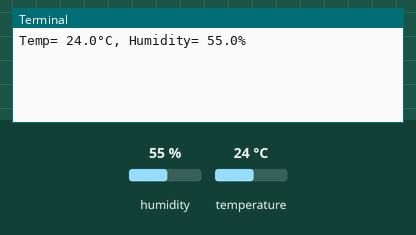
The program below on a simulated Raspberry Pi (BCM pin numbers). Shown: the last lines printed to the terminal. Inputs (shaded band) come from the test bench; at power-on: humidity 55 %, temperature 24 °C.

Above: at 1.2 s.
1.3 s: humidity set to 22 %
At 3.4 s:
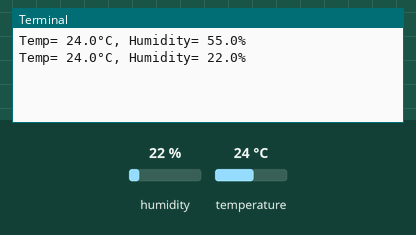
4.3 s: temperature set to 12 °C
At 5.8 s:
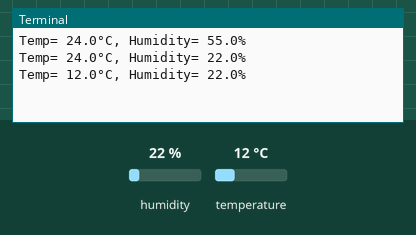
7.3 s: humidity set to 40 %
At 10.6 s:
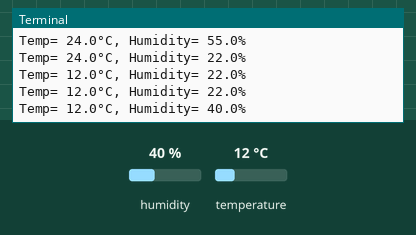
Timing chart, 0 to 12.1 s (numbered marks = the images above; inputs shaded):
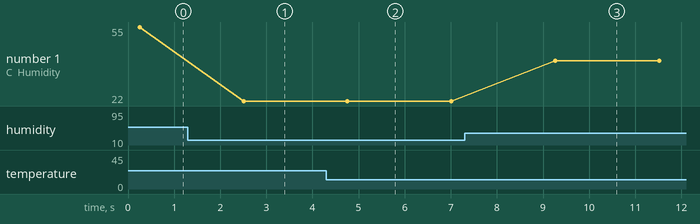

The program:

DHT11.py
```python
import time
import board
import adafruit_dht

# Define the sensor type and the GPIO pin
sensor = adafruit_dht.DHT11(board.D4)

try:
        # Read the humidity and temperature from the sensor
        while True:
            temperature = sensor.temperature
            humidity = sensor.humidity
            print(f"Temp= {temperature:.1f}°C, Humidity= {humidity:.1f}%")
            time.sleep(2)
except KeyboardInterrupt:
       pass
finally:
       sensor.exit()
```

Measured:
- after the input at 1.3 s, the terminal: prints a new line after 1.2 s (image 1)
- after the input at 4.3 s, the terminal: prints a new line after 0.46 s (image 2)
- after the input at 7.3 s, the terminal: prints a new line after 2.0 s (image 3)
- plotted number 1: 55 → 22 after the input at 1.3 s, 22 → 40 after the input at 7.3 s
